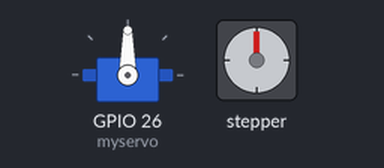
Simulated run of this sketch. Board: ESP32. Parts: servo, stepper motor. Stepper angles assume 2048 steps per turn; what the sketch prints to the serial monitor is not drawn.

Above: at 0.0 s.
At 4.58 s:
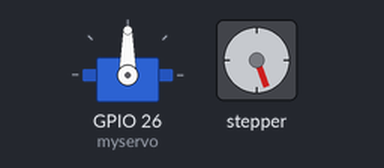
At 10.52 s:
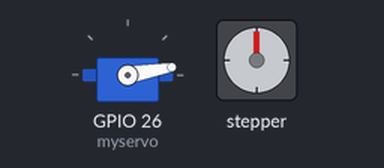
At 32.43 s:
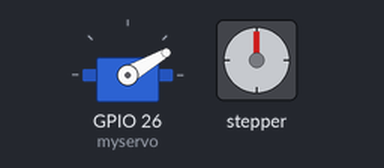
Timing chart, 0 to 40.0 s (numbered marks = the images above):
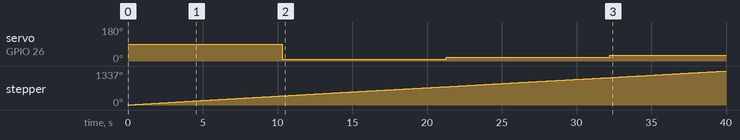

The sketch:

servo_stepper.ino
```cpp
#include <Stepper.h>
#include <ESP32Servo.h>


Servo myservo; // create servo object to control a servo

const int stepsPerRevolution = 2048; // change this to fit the number of steps per revolution

int stepCount = 0; // Variable to keep track of stepper motor steps
int servoAngle = 0; // Variable to store servo angle

// ULN2003 Motor Driver Pins
#define IN1 19
#define IN2 18
#define IN3 5
#define IN4 17

// initialize the stepper library
Stepper myStepper(stepsPerRevolution, IN1, IN3, IN2, IN4);

void setup() {
  // set the speed at 5 rpm
  myStepper.setSpeed(10);


  myservo.attach(26); // attaches the servo on pin 9 to the servo object
  // initialize the serial port
  Serial.begin(9600);
}


void loop() {


  if (stepCount < stepsPerRevolution) { // Adjust this value according to your stepper motor's steps per rotation
    myStepper.step(4);
    stepCount+=4;
  } else {
    // Reset stepper and move the servo
    stepCount = 0;
    servoAngle += 10;

    // If the servo angle is at 180, reset it to 0
    if (servoAngle >= 180) {
      servoAngle = 0;
    }

    // Move the servo to the desired angle
    myservo.write(servoAngle);
    delay(100); // Delay to allow the servo to reach the desired angle
}


  Serial.print("STEP:");
  Serial.println(stepCount);
  Serial.print("SERVO:");
  Serial.println(servoAngle);
}
```

Measured:
- by itself, servo on GPIO 26 (myservo): 90° → 10° at 10.3 s, → 20° 11.0 s later, → 30° 11.0 s later
- by itself, stepper: keeps turning clockwise at about 33°/s
